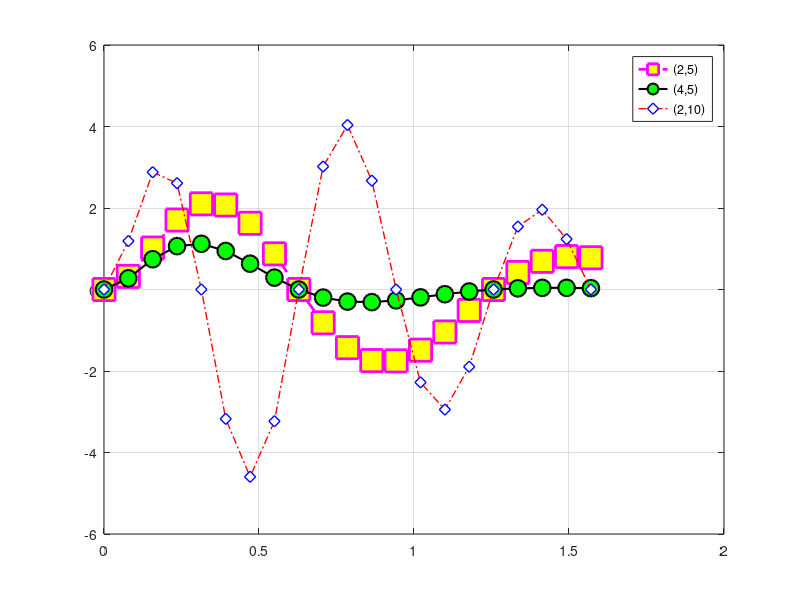

Source code (MATLAB):
 % I have adhered to all the tenets of the 
 % Duke Community Standard in creating this code.
 % Signed: [ih52]
%% Initialize the workspace
clear; format short e
%% Define anonymous equation - fix this
yfun = @(alpha, beta, xi) beta.*exp(-alpha.*xi).*sin(beta*xi).*(0.012.*xi.^4-0.15.*xi.^3+0.075.*xi.^2+2.5.*xi)
%% Make plots
x = 0:pi/40:pi/2;
figure(1); clf
plot(x, yfun(2, 5, x), 'ms--', 'LineWidth', 2,   'MarkerSize',  16, 'MarkerFaceColor', 'y')
hold on
plot(x, yfun(4,5,x), 'ok-', 'LineWidth', 1.5, 'MarkerSize', 12, 'MarkerFaceColor', 'g')
plot(x, yfun(2,10,x), 'dr-.', 'LineWidth', 1, 'MarkerSize', 8, 'MarkerfaceColor', 'w', 'MarkerEdgeColor', 'b' ),
hold off
grid on
legend('(2,5)', '(4,5)', '(2,10)', 'location', 'best')
print -depsc Chapra02p10Plot1
